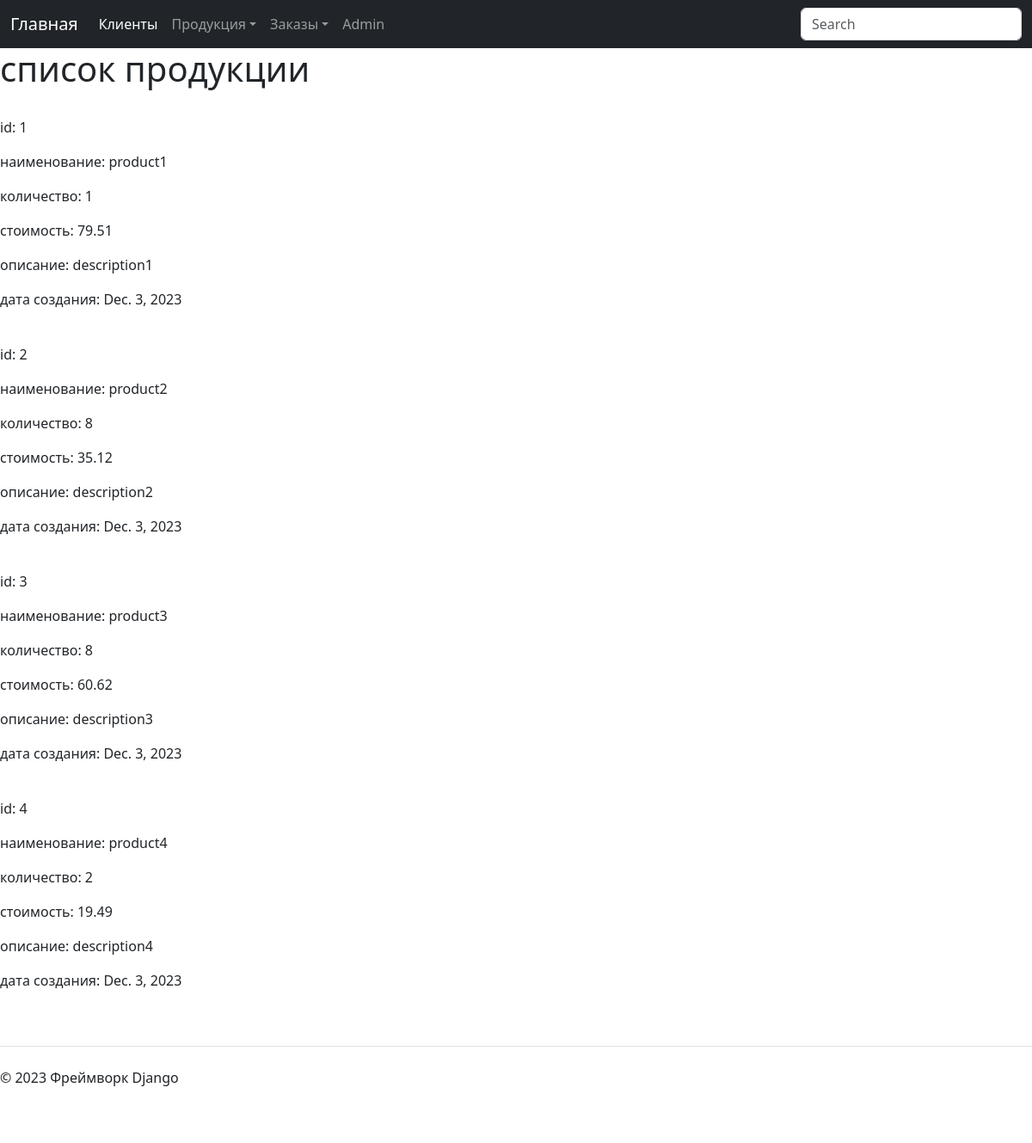
Page /shop/products/ on the committed database.
### shopapp/models.py (models this page shows, shortened)
class Product(models.Model):
    name_product = models.CharField(max_length=50)
    description_product = models.TextField()
    cost = models.DecimalField(max_digits=8, decimal_places=2)
    quantity = models.IntegerField()
    date_add_product = models.DateField(auto_now_add=True)
    image_product = models.ImageField(upload_to="images/")

### shopapp/views.py (the view)
# urls.py: path('shop/products/', views.products, name='products'),
def products(request):
    products = Product.objects.all()
    logger.info(f'Страница "Список продуктов" успешно открыта')
    return render(request, 'shopapp/products.html', {'products': products})

### shopapp/templates/shopapp/products.html (shortened to what this page needs)
{% extends 'shopapp/base.html' %}
{% block content %}
<h1>список продукции</h1> <br>
{% for product in products %}
    <p>id: {{ product.id }}</p>
    <p>наименование: {{ product.name_product }}</p>
    <p>количество: {{ product.quantity }}</p>
    <p>стоимость: {{ product.cost }}</p>
    <p>описание: {{ product.description_product }}</p>
    <p>дата создания: {{ product.date_add_product }}</p>
<br>
{%  endfor %}
{% endblock %}

### rows in the picture
Product: id "1", name_product "product1", quantity "1", cost "79.51", description_product "description1", date_add_product "Dec. 3, 2023"
Product: id "2", name_product "product2", quantity "8", cost "35.12", description_product "description2", date_add_product "Dec. 3, 2023"
Product: id "3", name_product "product3", quantity "8", cost "60.62", description_product "description3", date_add_product "Dec. 3, 2023"
Product: id "4", name_product "product4", quantity "2", cost "19.49", description_product "description4", date_add_product "Dec. 3, 2023"
